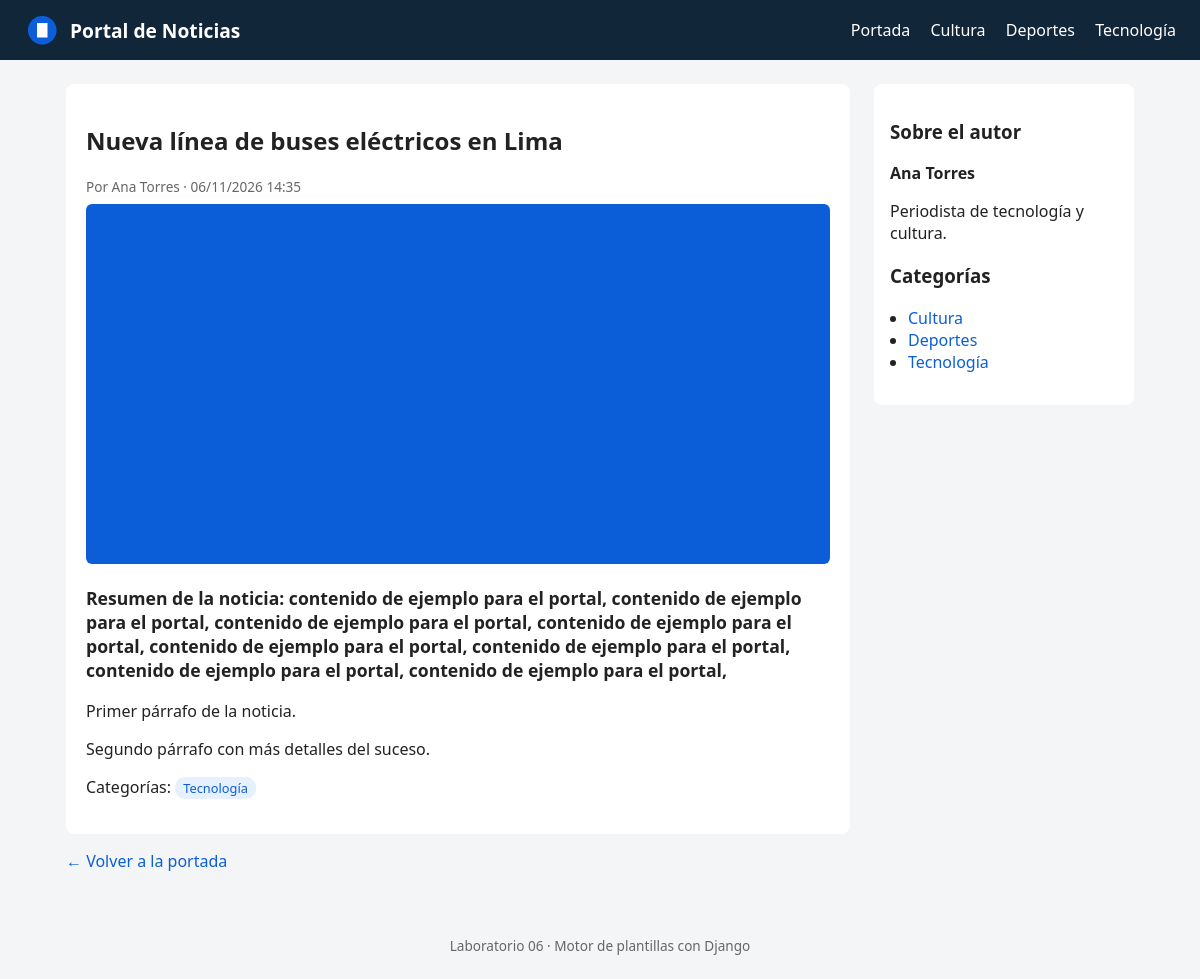
The app's page /article/1/ with its own data.
### news/models.py (models this page shows, shortened)
class Category(models.Model):
    name = models.CharField(max_length=60, unique=True)
    slug = models.SlugField(max_length=70, unique=True)
    class Meta:
        verbose_name_plural = 'categories'
        ordering = ['name']

class Article(models.Model):
    title = models.CharField(max_length=200)
    summary = models.TextField(help_text='Short text shown in the article cards.')
    body = models.TextField()
    featured_image = models.ImageField(upload_to='articles/', blank=True)
    published_at = models.DateTimeField()
    author = models.ForeignKey(Author, on_delete=models.PROTECT, related_name='articles')
    categories = models.ManyToManyField(Category, related_name='articles')
    class Meta:
        ordering = ['-published_at']

class Author(models.Model):
    name = models.CharField(max_length=100)
    email = models.EmailField(blank=True)
    bio = models.TextField(blank=True)
    class Meta:
        ordering = ['name']

### news/views.py (the view)
# urls.py: path('article/<int:pk>/', views.article_detail, name='detail'),
def article_detail(request, pk):
    article = get_object_or_404(
        Article.objects.select_related('author').prefetch_related('categories'), pk=pk
    )
    return render(request, 'news/article_detail.html', {'article': article})

### news/context_processors.py (called while the page is built)
def categories(request):
    return {'sidebar_categories': Category.objects.all()}

### news/templates/news/article_detail.html (shortened to what this page needs)
{% extends 'base.html' %}
{% load static %}
{% block content %}
  <article class="detail">
    <h1>{{ article.title }}</h1>
    <p class="meta">
      Por {{ article.author.name }} · {{ article.published_at|date:"d/m/Y H:i" }}
    </p>
    {% if article.featured_image %}
      <img class="hero" src="{{ article.featured_image.url }}" alt="{{ article.title }}">
    {% endif %}
    <p class="lead">{{ article.summary }}</p>
    <div class="body">{{ article.body|linebreaks }}</div>
    <p class="tags">
      Categorías:
      {% for category in article.categories.all %}
        <a href="{% url 'news:category' category.slug %}">{{ category.name }}</a>
      {% endfor %}
    </p>
  </article>
  <p><a href="{% url 'news:home' %}">&larr; Volver a la portada</a></p>
{% endblock %}
{% block sidebar %}
  <h3>Sobre el autor</h3>
  <p><strong>{{ article.author.name }}</strong></p>
  <p>{{ article.author.bio|default:"Sin biografía." }}</p>
  {{ block.super }}
{% endblock %}

### templates/base.html (shortened to what this page needs)
{% load static %}
<!DOCTYPE html>
<html lang="es">
<head>
  <link rel="stylesheet" href="{% static 'css/style.css' %}">
</head>
<body>
  <header class="site-header">
    <a class="brand" href="{% url 'news:home' %}">
      <img src="{% static 'img/logo.png' %}" alt="Logo" width="36" height="36">
      Portal de Noticias
    </a>
    <nav>
      <a href="{% url 'news:home' %}">Portada</a>
      {% for category in sidebar_categories %}
        <a href="{% url 'news:category' category.slug %}">{{ category.name }}</a>
      {% endfor %}
    </nav>
  </header>
  <div class="layout">
    <main>
      {% block content %}{% endblock %}
    </main>
    <aside class="sidebar">
      {% block sidebar %}
        <h3>Categorías</h3>
        <ul>
          {% for category in sidebar_categories %}
            <li><a href="{% url 'news:category' category.slug %}">{{ category.name }}</a></li>
          {% empty %}
            <li>Sin categorías.</li>
          {% endfor %}
        </ul>
      {% endblock %}
    </aside>
  </div>
  <footer class="site-footer">Laboratorio 06 · Motor de plantillas con Django</footer>
</body>
</html>

### static/css/style.css (style rules this page uses)
* { box-sizing: border-box; }
body { margin: 0; font-family: system-ui, Arial, sans-serif; background: #f4f5f7; color: #222; }
a { color: #0b5ed7; text-decoration: none; }
.site-header { display: flex; justify-content: space-between; align-items: center; flex-wrap: wrap; gap: 12px; padding: 12px 24px; background: #12263a; }
.site-header a { color: #fff; }
.brand { display: flex; align-items: center; gap: 10px; font-weight: 700; font-size: 1.2rem; }
.site-header nav a { margin-left: 16px; }
.layout { display: grid; grid-template-columns: 1fr 260px; gap: 24px; max-width: 1100px; margin: 24px auto; padding: 0 16px; }
.sidebar { background: #fff; padding: 16px; border-radius: 8px; align-self: start; }
.sidebar ul { padding-left: 18px; }
.meta { color: #666; font-size: .85rem; margin: 0 0 8px; }
.tags a { background: #e7f0ff; padding: 2px 8px; border-radius: 10px; margin-right: 6px; font-size: .8rem; }
.detail { background: #fff; padding: 20px; border-radius: 8px; }
.hero { width: 100%; max-height: 360px; object-fit: cover; border-radius: 6px; }
.lead { font-size: 1.1rem; font-weight: 600; }
.site-footer { text-align: center; color: #666; padding: 24px; font-size: .85rem; }

### records on screen
Category: name "Cultura"
Category: name "Deportes"
Category: name "Tecnología"
Article: title "Nueva línea de buses eléctricos en Lima", author.name "Ana Torres", published_at "06/11/2026 14:35", featured_image (picture), summary "Resumen de la noticia: contenido de ejemplo para el portal, contenido de ejemplo para el portal, contenido de ejemplo para el portal, contenido de ejemplo para el portal, contenido de ejemplo para el portal, contenido de ejemplo para el portal, contenido de ejemplo para el portal, contenido de ejemplo para el portal,", body "Primer párrafo de la noticia. Segundo párrafo con más detalles del suceso.", author.bio "Periodista de tecnología y cultura."
